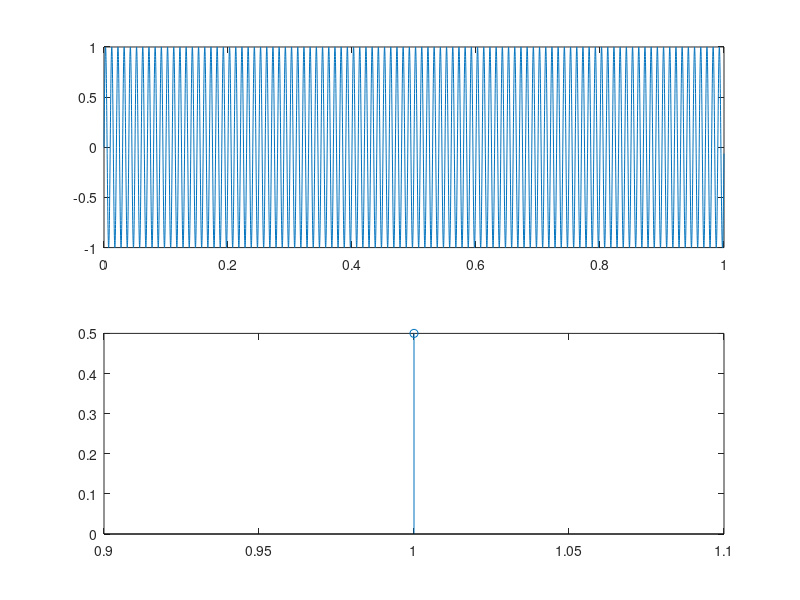

The MATLAB source for this figure:
%% Computation of Power of a Signal in Matlab – Simulation and Verification

% https://www.gaussianwaves.com/2013/12/computation-of-power-of-a-signal-in-matlab-simulation-and-verification/
% https://www.gaussianwaves.com/2015/11/interpreting-fft-results-complex-dft-frequency-bins-and-fftshift/
% https://www.gaussianwaves.com/2013/12/power-and-energy-of-a-signal/
% https://www.gaussianwaves.com/2014/07/generating-basic-signals-rectangule-pulse-and-power-spectral-density-using-fft/
% https://www.gaussianwaves.com/2015/11/interpreting-fft-results-obtaining-magnitude-and-phase-information/

clc; close all; clear;

% Amplitude of sine wave
A = 1;          
% Frequency of sine wave
Fc = 100;      
% Sampling rate - oversampled by the rate of 10
Fs = 10000;     
% Sampling period
Ts = 1/Fs;      
% Number of cycles of the sinewave
nCycles = 100;  
 
subplot(2,1,1);
% Time base
t = 0:Ts:nCycles/Fc-Ts;
% Sinusoidal function
x = A*sin(2*pi*Fc*t); 
%x = x/norm(x);
plot(t,x); 

%% Dato de Interes
% Par obtener el mismo valor de potencia en ambos dominios 'tiempo',
% 'frecuencia', se debe de ingresar a la funcion de 'fft()' con el numero de
% muestras igual a la longitud de la señal a analizar, sino la potencia en los
% dominios será diferente.

%% Norma
L = length(x);
% energia = norm(x)^2;
P = (norm(x)^2)/L;
sprintf('Power of the Signal from Time domain %f',P);

%% Power
X = fft(x);
% Compute power with proper scaling.
Px = sum(X.*conj(X))/(L^2); 
subplot(2,1,2)
% Plot single-sided amplitude spectrum.
stem(Px);
sprintf('Total Power of the Signal from DFT %f',P);

